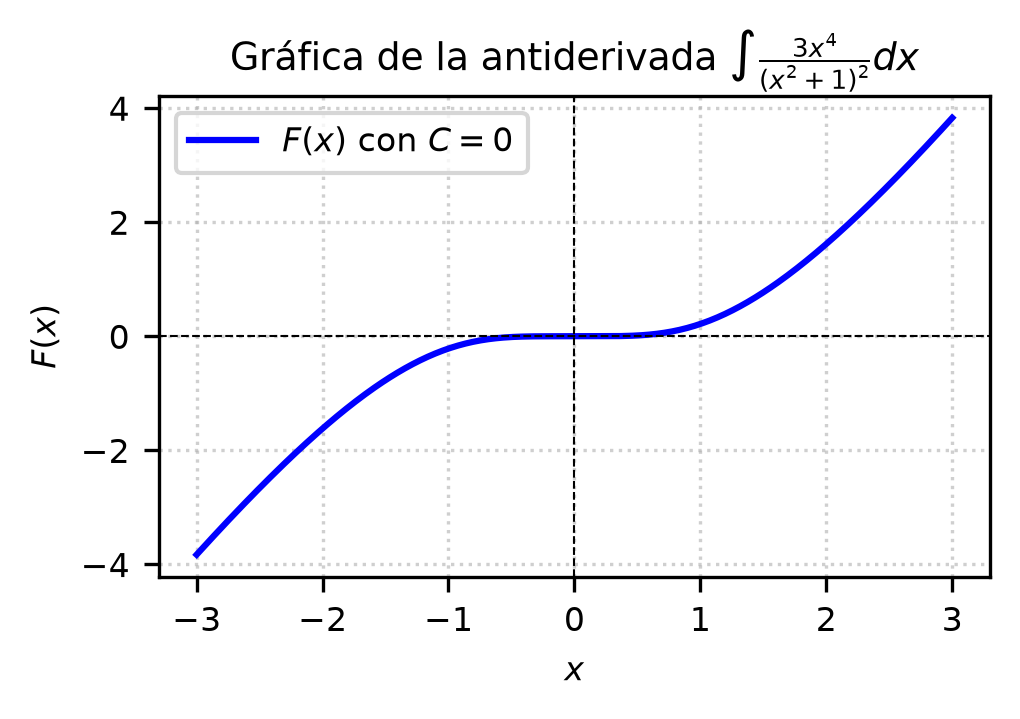

The script that saved this image:
import matplotlib
matplotlib.use('Agg')
import numpy as np
import matplotlib.pyplot as plt

# Definir la función F(x) con C = 0
def F(x):
    return 3 * x - 4.5 * np.arctan(x) + (3 * x) / (2 * (x**2 + 1))

# Generar valores de x evitando discontinuidades (ninguna en este caso)
x = np.linspace(-3, 3, 400)
y = F(x)

# Configuración de la gráfica adaptada para dos columnas IEEE
fig, ax = plt.subplots(figsize=(3.5, 2.5))

ax.plot(x, y, label=r'$F(x)$ con $C=0$', color='b', linewidth=1.5)

ax.set_title(r'Gráfica de la antiderivada $\int \frac{3x^4}{(x^2 + 1)^2} dx$', fontsize=9)
ax.set_xlabel('$x$', fontsize=8)
ax.set_ylabel('$F(x)$', fontsize=8)
ax.axhline(0, color='black', linewidth=0.5, linestyle='--')
ax.axvline(0, color='black', linewidth=0.5, linestyle='--')
ax.grid(True, linestyle=':', alpha=0.6)
ax.legend(fontsize=8)
ax.tick_params(axis='both', which='major', labelsize=8)

plt.tight_layout()

plt.savefig(r'semana_03/graficas/SEM03_P34_grafica.png', dpi=300, bbox_inches='tight')
plt.close()
